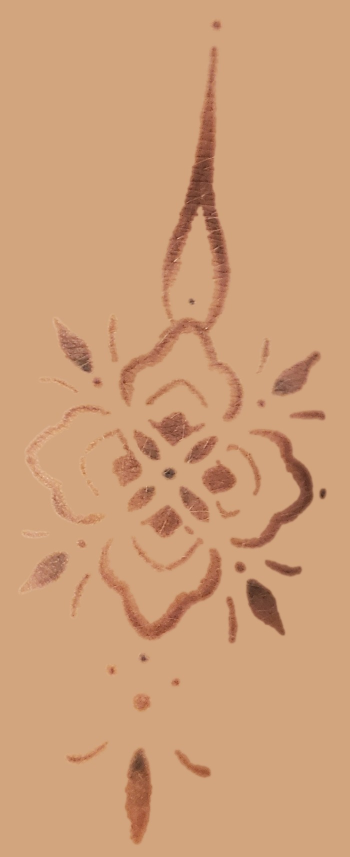
#> input picture assets/markers/mandala.jpg, 700 x 1714 px (shown at 1/2 size); its folder holds only this picture in this run
$ python extract_tattoo.py ../assets/markers/mandala.jpg ../assets/markers/mandala.jpg
#> lines starting #> are read from the running program, lines starting #| are printed output that depends on the picture; after the words box and inside, x2 and y2 are one past the last pixel; in counts of white or black regions, pixels touching at a corner belong together
"""Aísla el diseño de un tattoo a partir de una foto recortada.

Uso:  python3 tools/extract_tattoo.py recorte.jpg <id>
Genera:
  assets/markers/<id>.jpg          marcador AR (tinta real sobre piel uniforme)
  assets/markers/<id>-design.png   diseño aislado (PNG transparente)
  assets/effects/<id>.json         contornos + puntos clave para el efecto 3D
Requiere: pip install opencv-python-headless numpy
"""
import json, sys
import cv2
import numpy as np

src, tid = sys.argv[1], sys.argv[2]
im = cv2.imread(src)
#> im is the input picture: shape (1714, 700, 3); mean B, G, R 121.4, 159.3, 205.9
h, w = im.shape[:2]
#> h = 1714; w = 700

# 1) Puntuación de "tinta": más oscuro y más rojizo que la piel de alrededor
lab = cv2.cvtColor(im, cv2.COLOR_BGR2LAB).astype(np.float32)
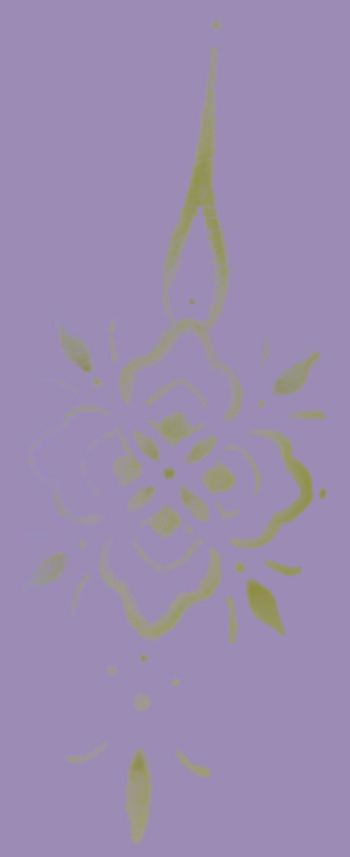
#> lab: shape (1714, 700, 3) float32 (shown at 1/2 size); mean B, G, R 174.8, 140.5, 155.6
L, A = lab[..., 0], lab[..., 1]
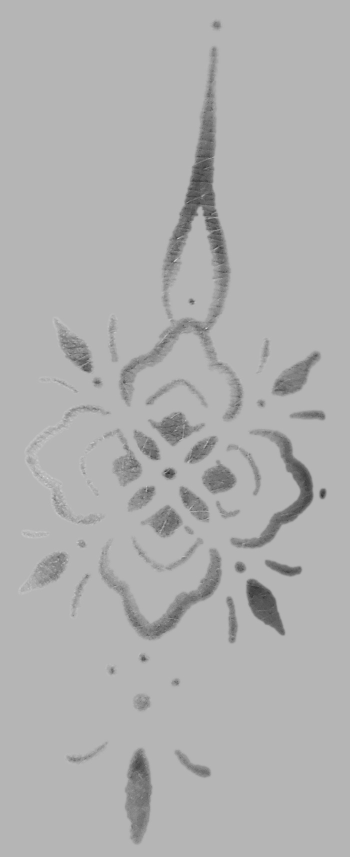
#> L: shape (1714, 700) float32 (shown at 1/2 size); min 38, max 218, mean 176
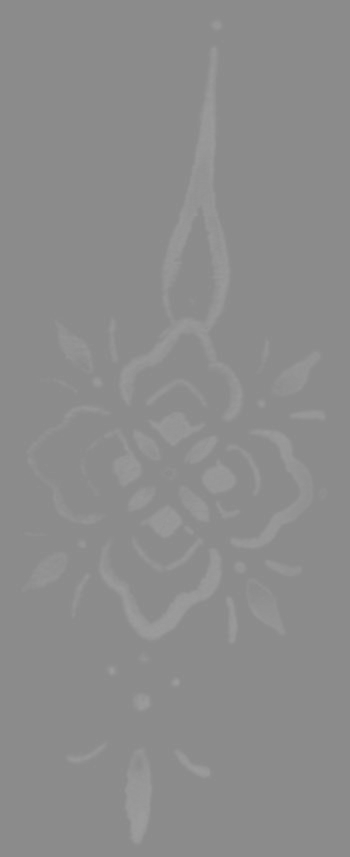
#> A: shape (1714, 700) float32 (shown at 1/2 size); min 136, max 157, mean 140.1
def local_bg(ch):
    return cv2.GaussianBlur(cv2.medianBlur(ch.astype(np.uint8), 101).astype(np.float32), (0, 0), 40)
score = np.clip(local_bg(L) - L, 0, 255) + 1.5 * np.clip(A - local_bg(A), 0, 255)
score = cv2.GaussianBlur(score, (0, 0), 2.5)

# 2) Umbral con histéresis + limpieza de pelos y bordes
low = (score > 17).astype(np.uint8)
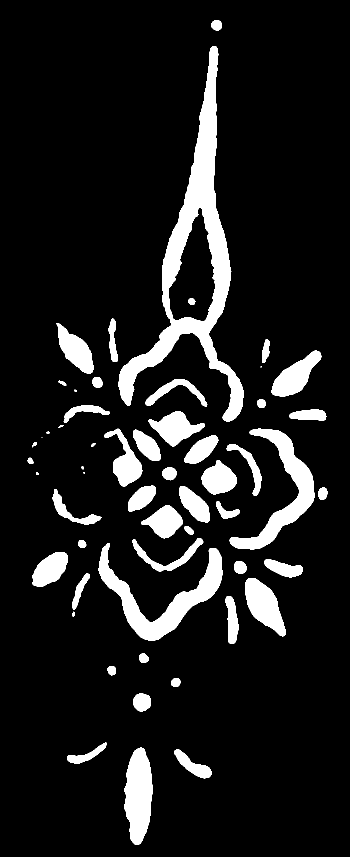
#> low: shape (1714, 700) (shown at 1/2 size); values 0 (black) and 1 (white), 11% white; 56 white regions (4 under 20 px), largest, box (x1, y1, x2, y2) and area: (237, 92, 487, 843) 36580, (197, 1086, 445, 1282) 12907, (459, 857, 629, 1099) 10674
high = (score > 32).astype(np.uint8)
#> high: shape (1714, 700); values 0 (black) and 1 (white), 8.5% white; 60 white regions (4 under 20 px), largest, box (x1, y1, x2, y2) and area: (239, 94, 485, 840) 29280, (200, 1098, 443, 1279) 10317, (461, 860, 628, 1097) 9258
low = cv2.morphologyEx(low, cv2.MORPH_OPEN, cv2.getStructuringElement(cv2.MORPH_ELLIPSE, (7, 7)))
#> low: shape (1714, 700); values 0 (black) and 1 (white), 10.9% white; 46 white regions, largest, box (x1, y1, x2, y2) and area: (237, 92, 487, 843) 36567, (197, 1086, 445, 1282) 12896, (459, 857, 629, 1099) 10673
n, lbl, st, _ = cv2.connectedComponentsWithStats(low)
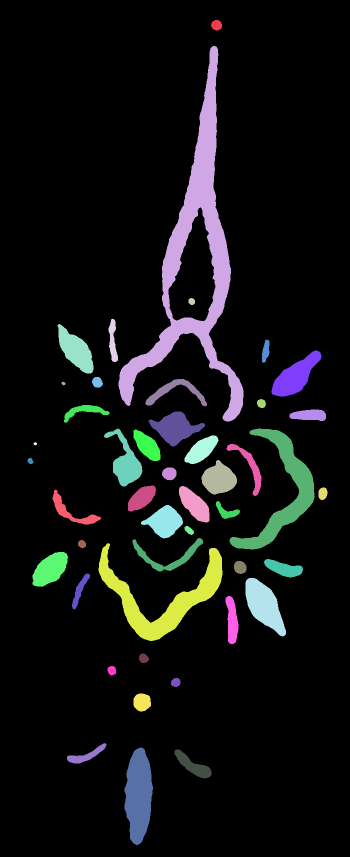
#> lbl: shape (1714, 700) int32 (shown at 1/2 size); 47 distinct labels, from 0 to 46; one colour per label, 0 black
#> n = 47; st = 47 rows, first 6: [0, 0, 700, 1714, 1068878], [422, 40, 22, 21, 358], [237, 92, 250, 751, 36567], [377, 596, 13, 14, 146], [217, 637, 19, 87, 947], [115, 648, 72, 99, 3719]
keep = np.zeros(n, bool)
keep[np.unique(lbl[(high > 0) & (low > 0)])] = True
keep[0] = False
mask = np.zeros(low.shape, np.uint8)
for i in range(1, n):
    x, y, ww, hh, a = st[i]
    if not keep[i] or a < 250:
        continue
    if x <= 2 or x + ww >= w - 2:
        continue
    if a < 3000 and (ww > 8 * hh or hh > 8 * ww):  # pelos: finos y alargados
        continue
    mask[lbl == i] = 255
#> this loop made 46 passes
#> (x, y, ww, hh, a) on passes 1 to 12: (422, 40, 22, 21, 358), (237, 92, 250, 751, 36567), (377, 596, 13, 14, 146), (217, 637, 19, 87, 947), (115, 648, 72, 99, 3719), (524, 679, 15, 47, 490), (543, 701, 100, 92, 4397), (184, 754, 22, 21, 358), (291, 758, 123, 55, 1904), (123, 763, 8, 8, 42), (514, 798, 18, 18, 250), (128, 810, 91, 36, 1149)
mask = cv2.morphologyEx(mask, cv2.MORPH_CLOSE, cv2.getStructuringElement(cv2.MORPH_ELLIPSE, (11, 11)))
#> mask: shape (1714, 700); 10.9% white; 39 white regions, largest, box (x1, y1, x2, y2) and area: (237, 92, 487, 843) 36761, (197, 1086, 445, 1282) 12911, (459, 857, 655, 1099) 11150
mask = (cv2.GaussianBlur(mask, (0, 0), 3) > 127).astype(np.uint8) * 255
#> mask: shape (1714, 700); 10.8% white; 39 white regions

# 3) Marcador: tinta original sobre piel uniforme (es lo que verá la cámara)
skin = np.median(im[mask == 0], axis=0)
#> skin = [126, 165, 210]
alpha = cv2.GaussianBlur(cv2.dilate(mask, np.ones((5, 5), np.uint8)), (0, 0), 2)[..., None] / 255.0
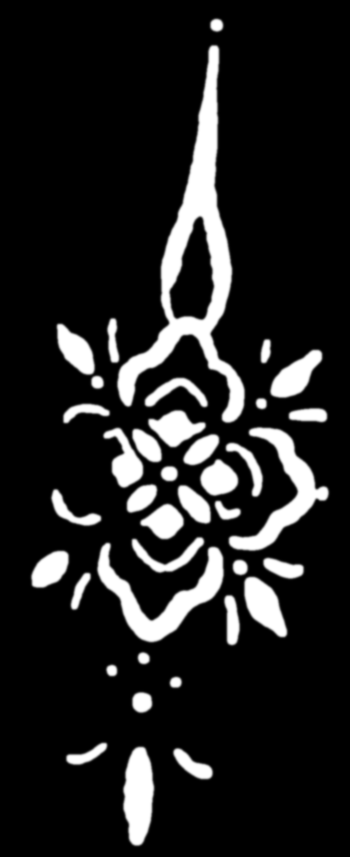
#> alpha: shape (1714, 700, 1) float64 (shown at 1/2 size); min 0, max 1, mean 0.132
marker = (im * alpha + skin * (1 - alpha)).astype(np.uint8)
MW = 700
scale = MW / w
#> scale = 1
marker_s = cv2.resize(marker, (MW, round(h * scale)), interpolation=cv2.INTER_AREA)
cv2.imwrite(f'assets/markers/{tid}.jpg', marker_s, [cv2.IMWRITE_JPEG_QUALITY, 92])

# 4) Diseño aislado en PNG transparente
ink = np.median(im[mask > 0], axis=0)
#> ink = [86, 115, 178]
design = np.zeros((h, w, 4), np.uint8)
design[..., :3] = ink
design[..., 3] = cv2.GaussianBlur(mask, (0, 0), 1)
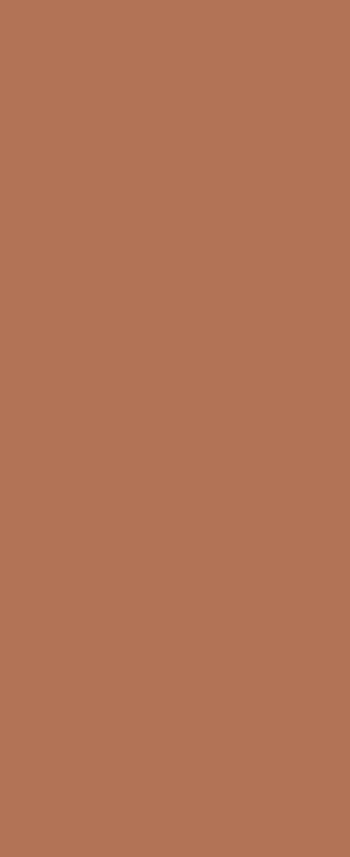
#> design: shape (1714, 700, 4) (shown at 1/2 size); mean of channels 0, 1, 2, 3 86, 115, 178, 27.5; drawn as B, G, R
cv2.imwrite(f'assets/markers/{tid}-design.png', cv2.resize(design, (MW, round(h * scale)), interpolation=cv2.INTER_AREA))

# 5) Contornos vectoriales en coordenadas de MindAR
#    (ancho del marcador = 1, centro = 0,0, eje Y hacia arriba)
def to_ar(pt):
    return [round(pt[0] / w - 0.5, 4), round((h / 2 - pt[1]) / w, 4)]

cnts, hier = cv2.findContours(mask, cv2.RETR_CCOMP, cv2.CHAIN_APPROX_NONE)
#> cnts = 40 contours; largest, box (x1, y1, x2, y2) and area: (237, 93, 487, 843) 48535, (336, 429, 431, 643) 12987, (197, 1088, 445, 1282) 12476, (460, 857, 655, 1099) 10750, (249, 1496, 306, 1689) 7826
shapes = []
for i, c in enumerate(cnts):
    if hier[0][i][3] != -1:  # es un agujero, se añade a su padre
        continue
    outer = cv2.approxPolyDP(c, 2.0, True)[:, 0]
    holes = []
    j = hier[0][i][2]
    while j != -1:
        hole = cv2.approxPolyDP(cnts[j], 2.0, True)[:, 0]
        if len(hole) >= 3 and cv2.contourArea(cnts[j]) > 80:
            holes.append([to_ar(p) for p in hole])
        j = hier[0][j][0]
    x, y, ww, hh = cv2.boundingRect(c)
    shapes.append({
        'outer': [to_ar(p) for p in outer],
        'holes': holes,
        'center': to_ar((x + ww / 2, y + hh / 2)),
        'size': round(max(ww, hh) / w, 4),
        'area': round(cv2.contourArea(c) / (w * w), 6),
    })
#> this loop made 40 passes
#> (x, y, ww, hh) on passes 1 to 12: (349, 1499, 74, 57), (249, 1496, 57, 193), (135, 1488, 77, 39), (267, 1387, 35, 36), (342, 1356, 19, 17), (215, 1332, 17, 18), (278, 1307, 19, 19), (451, 1193, 26, 95), (491, 1156, 81, 116), (144, 1148, 35, 69), (468, 1122, 25, 26), (529, 1118, 76, 37)
#> after the loop, shapes = 39 items

# Puntos (círculos pequeños) → partículas del efecto
dots = [s['center'] for s in shapes if s['size'] < 0.05]
#> dots = [[0.0021, -0.725], [-0.181, -0.691], [-0.0893, -0.656], [0.186, -0.397], [-0.0164, -0.129], [0.246, 0.0707], [-0.221, 0.132], [0.119, 1.15]]
data = {'aspect': round(h / w, 4), 'shapes': shapes, 'dots': dots}
json.dump(data, open(f'assets/effects/{tid}.json', 'w'), separators=(',', ':'))
print(f'{len(shapes)} formas, {len(dots)} puntos, aspecto {h / w:.3f}')
#| 39 formas, 8 puntos, aspecto 2.449
